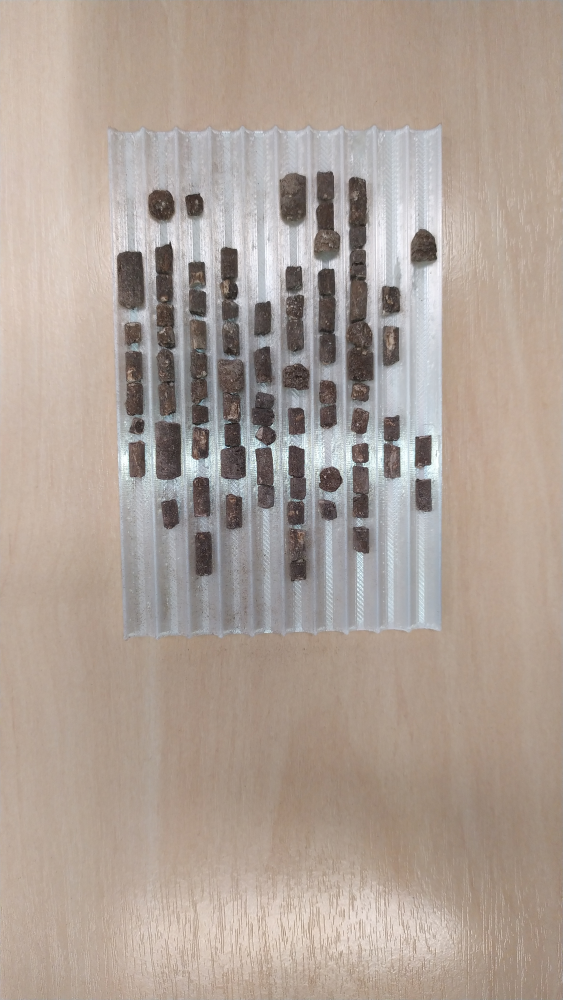
#> input picture peletes/img/2.jpg, 2250 x 4000 px (shown at 1/4 size)
$ python teste_lines.py
#> lines starting #> are read from the running program, lines starting #| are printed output that depends on the picture; after the words box and inside, x2 and y2 are one past the last pixel; in counts of white or black regions, pixels touching at a corner belong together
"""
@file morph_lines_detection.py
@brief Use morphology transformations for extracting horizontal and vertical lines sample code
"""
import numpy as np
import sys
import cv2 as cv
def show_wait_destroy(winname, img):
    cv.imshow(winname, img)
    cv.moveWindow(winname, 500, 0)
    cv.waitKey(0)
    cv.destroyWindow(winname)
def main(argv):
    # [load_image]
    # Check number of arguments
    if len(argv) < 1:
        print ('Not enough parameters')
        print ('Usage:\nmorph_lines_detection.py < path_to_image >')
        return -1
    # Load the image
    src = cv.imread(argv[0], cv.IMREAD_COLOR)
#> src is the input picture: shape (4000, 2250, 3); mean B, G, R 150.4, 160.2, 173.8
    img = src
    src = cv.resize(img, (int(img.shape[1] * 0.2),int(img.shape[0] * 0.2)), interpolation = cv.INTER_AREA)
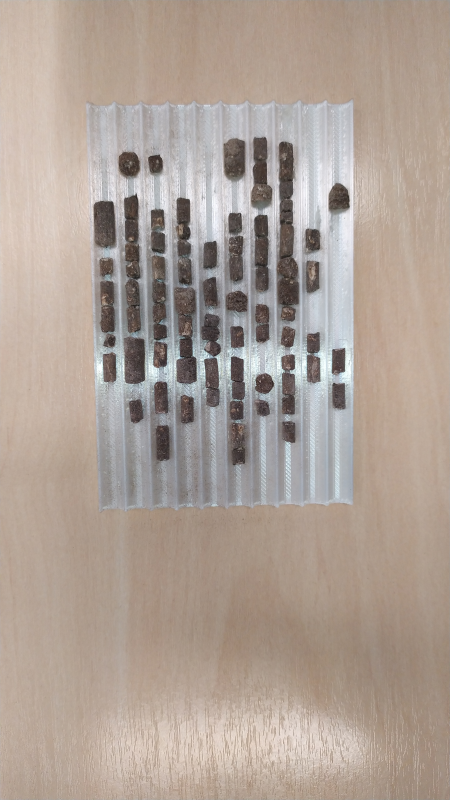
#> src: shape (800, 450, 3); mean B, G, R 150.4, 160.2, 173.8
    # Check if image is loaded fine
    if src is None:
        print ('Error opening image: ' + argv[0])
        return -1
    # Show source image
    cv.imshow("src", src)
    # [load_image]
    # [gray]
    # Transform source image to gray if it is not already
    if len(src.shape) != 2:
        gray = cv.cvtColor(src, cv.COLOR_BGR2GRAY)
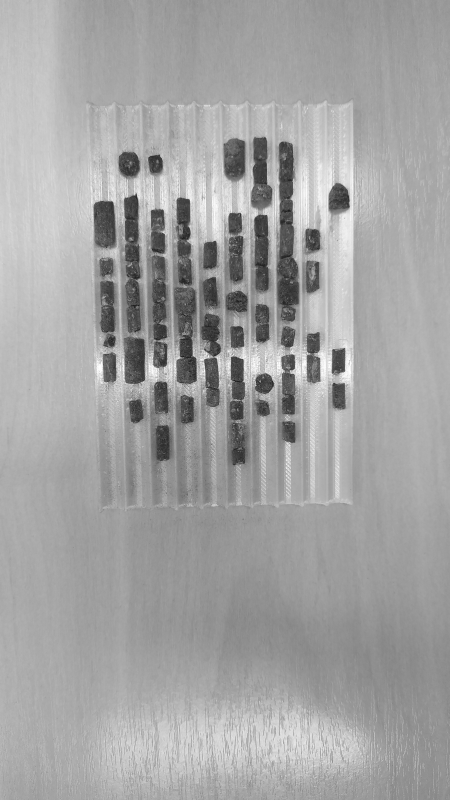
#> gray: shape (800, 450); min 30, max 254, mean 163.1
    else:
        gray = src
    # Show gray image
    show_wait_destroy("gray", gray)
    # [gray]
    # [bin]
    # Apply adaptiveThreshold at the bitwise_not of gray, notice the ~ symbol
    gray = cv.bitwise_not(gray)
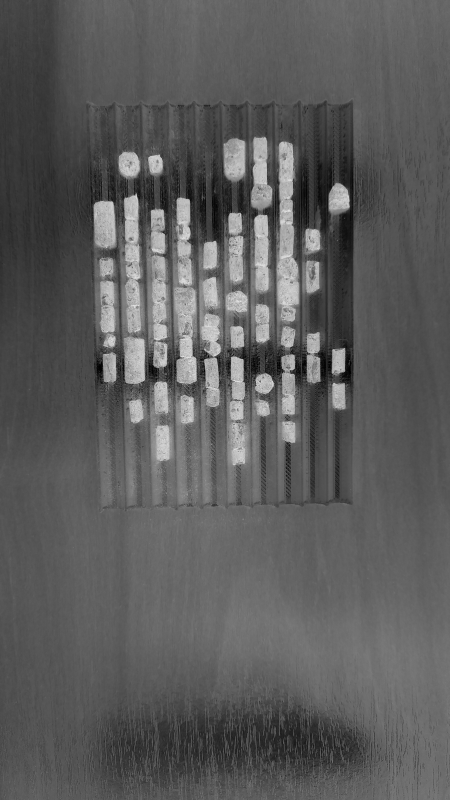
#> gray: shape (800, 450); min 1, max 225, mean 91.9
    bw = cv.adaptiveThreshold(gray, 255, cv.ADAPTIVE_THRESH_MEAN_C, \
                                cv.THRESH_BINARY, 15, -2)
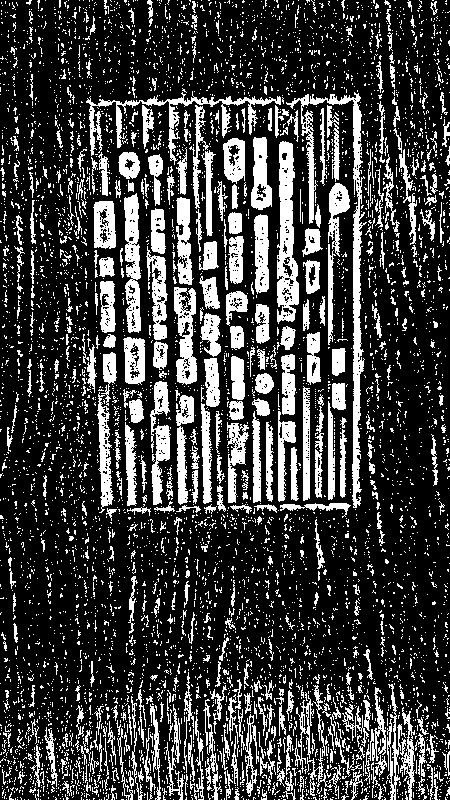
#> bw: shape (800, 450); 24% white; 5871 white regions (5383 under 20 px), largest, box (x1, y1, x2, y2) and area: (286, 92, 367, 508) 3823, (277, 141, 299, 324) 2484, (86, 91, 281, 165) 2106
    # Show binary image
    show_wait_destroy("binary", bw)
    # [bin]
    # [init]
    # Create the images that will use to extract the horizontal and vertical lines
    horizontal = np.copy(bw)
    vertical = np.copy(bw)
    # [init]
    # [horiz]
    # Specify size on horizontal axis
    cols = horizontal.shape[1]
#> cols = 450
    horizontal_size = cols // 30
#> horizontal_size = 15
    # Create structure element for extracting horizontal lines through morphology operations
    horizontalStructure = cv.getStructuringElement(cv.MORPH_RECT, (horizontal_size, 1))
    # Apply morphology operations
    horizontal = cv.erode(horizontal, horizontalStructure)
#> horizontal: shape (800, 450); 0.2% white in thin lines or dots, all inside (x1, y1, x2, y2) = (98, 98, 354, 511)
    horizontal = cv.dilate(horizontal, horizontalStructure)
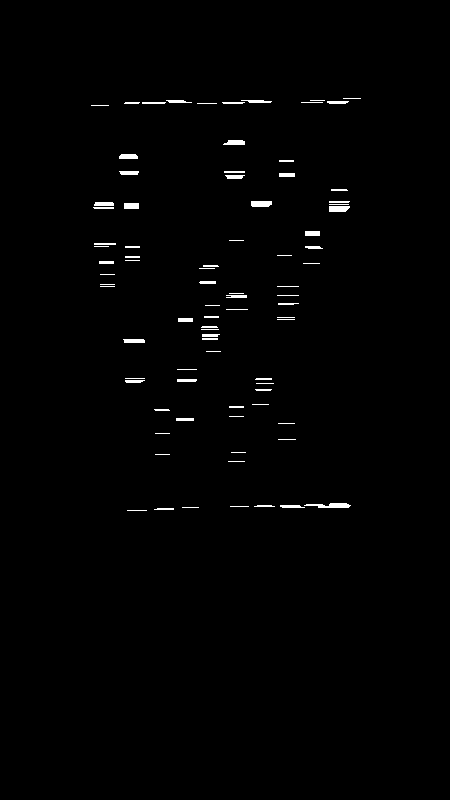
#> horizontal: shape (800, 450); 0.91% white; 85 white regions (29 under 20 px), largest, box (x1, y1, x2, y2) and area: (304, 503, 351, 508) 160, (251, 201, 272, 207) 120, (329, 206, 350, 212) 116
    # Show extracted horizontal lines
    show_wait_destroy("horizontal", horizontal)
    # [horiz]
    # [vert]
    # Specify size on vertical axis
    rows = vertical.shape[0]
#> rows = 800
    verticalsize = rows // 30
#> verticalsize = 26
    # Create structure element for extracting vertical lines through morphology operations
    verticalStructure = cv.getStructuringElement(cv.MORPH_RECT, (1, verticalsize))
#> verticalStructure = 26 values from 1 to 1
    # Apply morphology operations
    vertical = cv.erode(vertical, verticalStructure)
#> vertical: shape (800, 450); 2.4% white; 158 white regions (91 under 20 px), largest, box (x1, y1, x2, y2) and area: (353, 210, 360, 496) 1147, (202, 417, 209, 492) 390, (280, 155, 285, 265) 348
    vertical = cv.dilate(vertical, verticalStructure)
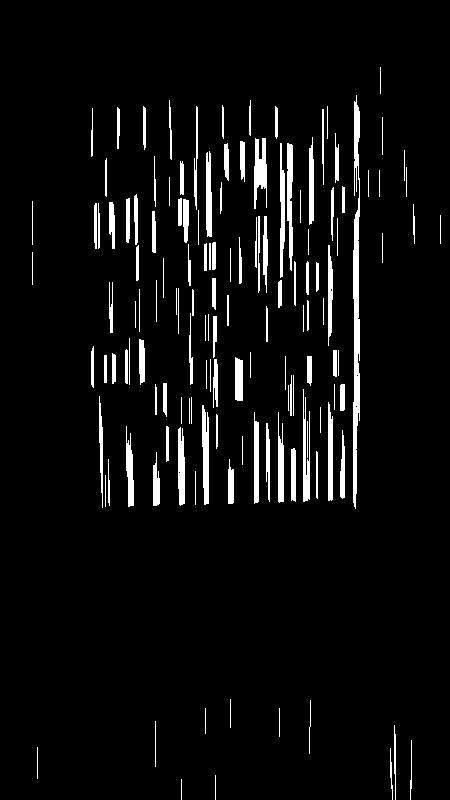
#> vertical: shape (800, 450); 5.3% white; 140 white regions, largest, box (x1, y1, x2, y2) and area: (353, 95, 360, 509) 1966, (254, 138, 267, 209) 599, (287, 143, 293, 271) 582
    # Show extracted vertical lines
    show_wait_destroy("vertical", vertical)
    # [vert]
    # [smooth]
    # Inverse vertical image
    vertical = cv.bitwise_not(vertical)
    show_wait_destroy("vertical_bit", vertical)
    '''
    Extract edges and smooth image according to the logic
    1. extract edges
    2. dilate(edges)
    3. src.copyTo(smooth)
    4. blur smooth img
    5. smooth.copyTo(src, edges)
    '''
    # Step 1
    edges = cv.adaptiveThreshold(vertical, 255, cv.ADAPTIVE_THRESH_MEAN_C, \
                                cv.THRESH_BINARY, 3, -2)
#> edges: shape (800, 450); 4.1% white in thin lines or dots, all inside (x1, y1, x2, y2) = (31, 66, 442, 800)
    show_wait_destroy("edges", edges)
    # Step 2
    kernel = np.ones((2, 2), np.uint8)
    edges = cv.dilate(edges, kernel)
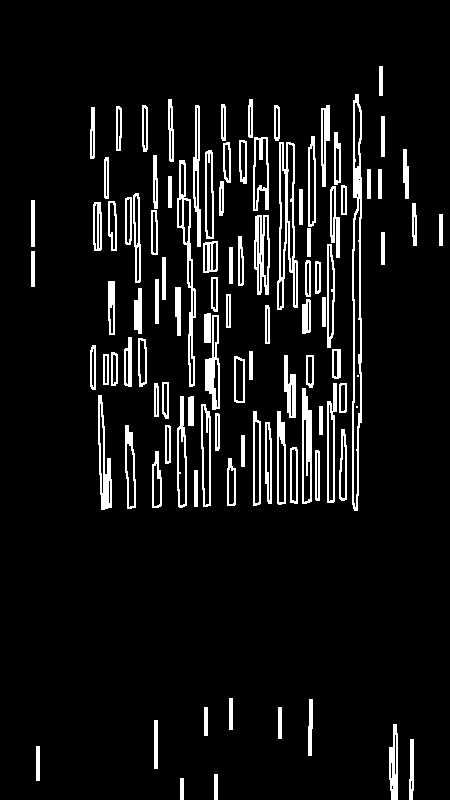
#> edges: shape (800, 450); 8.1% white; 105 white regions (2 under 20 px), largest, box (x1, y1, x2, y2) and area: (352, 94, 362, 511) 1904, (277, 142, 298, 310) 1394, (177, 160, 196, 387) 1061
    show_wait_destroy("dilate", edges)
    # Step 3
    smooth = np.copy(vertical)
    # Step 4
    smooth = cv.blur(smooth, (2, 2))
    # Step 5
    (rows, cols) = np.where(edges != 0)
    vertical[rows, cols] = smooth[rows, cols]
    # Show final result
    show_wait_destroy("smooth - final", vertical)
    # [smooth]
    return 0
if __name__ == "__main__":
    args = []
    args.append("img/2.jpg")
    main(args)

$ run again, with peletes/img/1.jpg copied over peletes/img/2.jpg
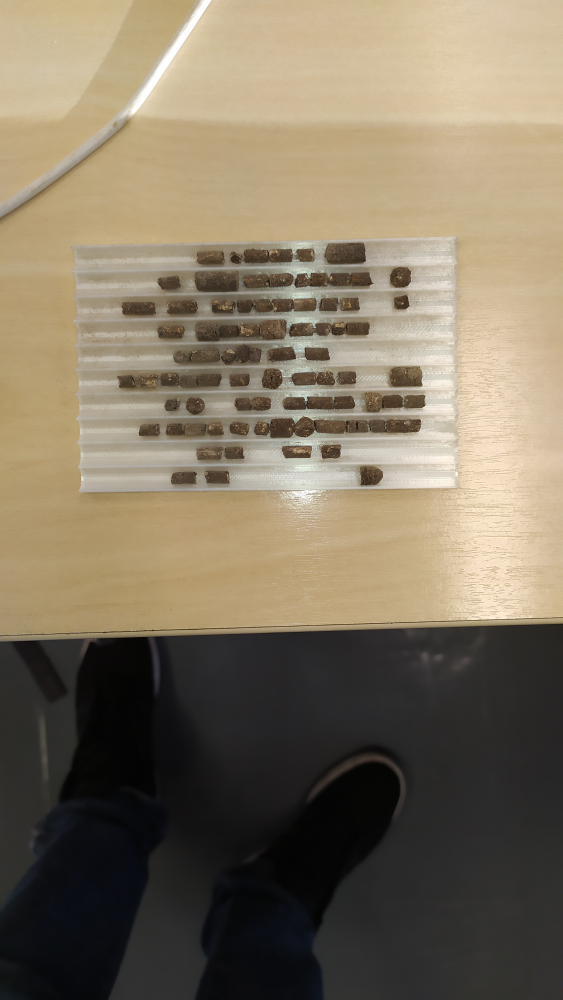
#> input picture peletes/img/1.jpg, 2250 x 4000 px (shown at 1/4 size)
#> in main, src is the input picture: shape (4000, 2250, 3); mean B, G, R 97.4, 117.2, 128.8
#> src: shape (800, 450, 3)
#> in main, `bw = cv.adaptiveThreshold(gray, 255, cv.ADAPTIVE_THRESH_MEAN_C, \ cv.T..`:
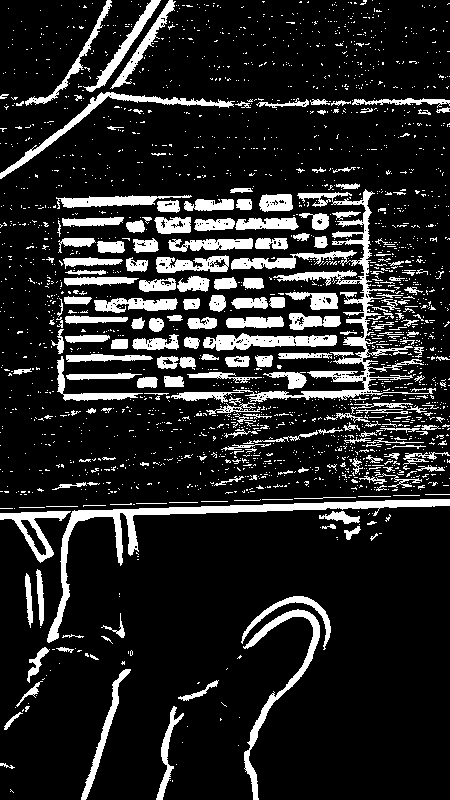
#> bw: shape (800, 450); 15% white; 2170 white regions (1957 under 20 px), largest, box (x1, y1, x2, y2) and area: (171, 189, 436, 403) 6188, (47, 499, 450, 643) 4177, (243, 609, 320, 800) 1809
#> in main, `edges = cv.dilate(edges, kernel)`:
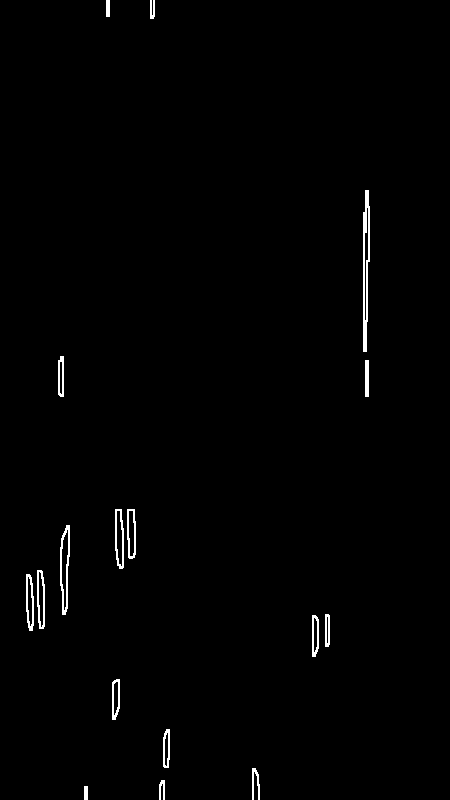
#> edges: shape (800, 450); 0.96% white in thin lines or dots, all inside (x1, y1, x2, y2) = (26, 0, 370, 800)

$ run again, with peletes/img/4.jpg copied over peletes/img/2.jpg
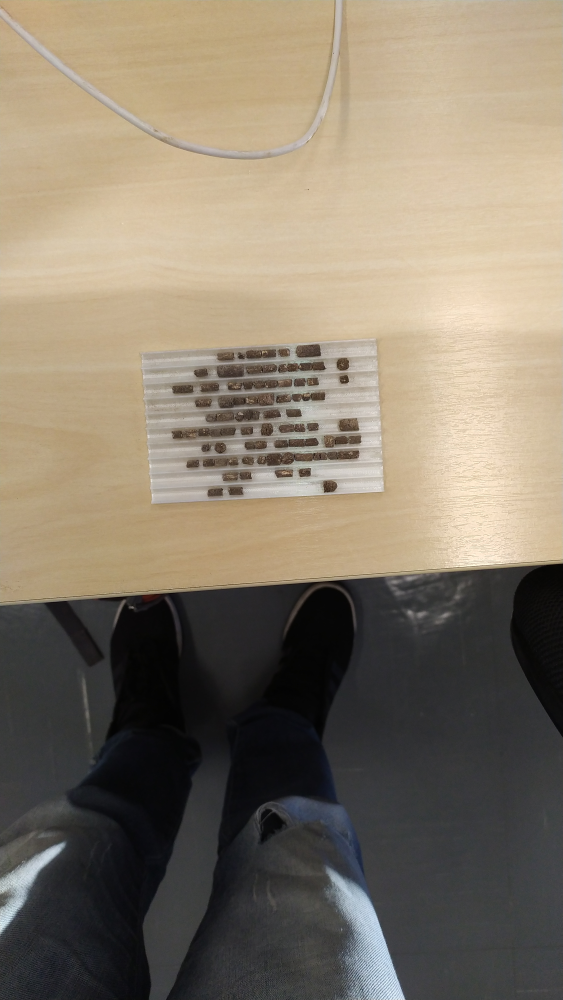
#> input picture peletes/img/4.jpg, 2250 x 4000 px (shown at 1/4 size)
#> in main, src is the input picture: shape (4000, 2250, 3); mean B, G, R 106.7, 123.2, 133.9
#> src: shape (800, 450, 3)
#> in main, `bw = cv.adaptiveThreshold(gray, 255, cv.ADAPTIVE_THRESH_MEAN_C, \ cv.T..`:
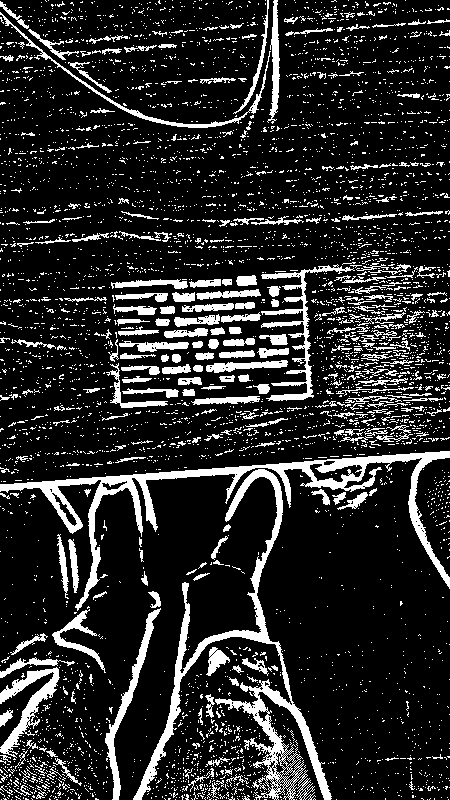
#> bw: shape (800, 450); 15.9% white; 4683 white regions (4391 under 20 px), largest, box (x1, y1, x2, y2) and area: (133, 469, 332, 800) 7577, (0, 451, 450, 611) 7429, (261, 264, 355, 401) 1921
#> in main, `edges = cv.dilate(edges, kernel)`:
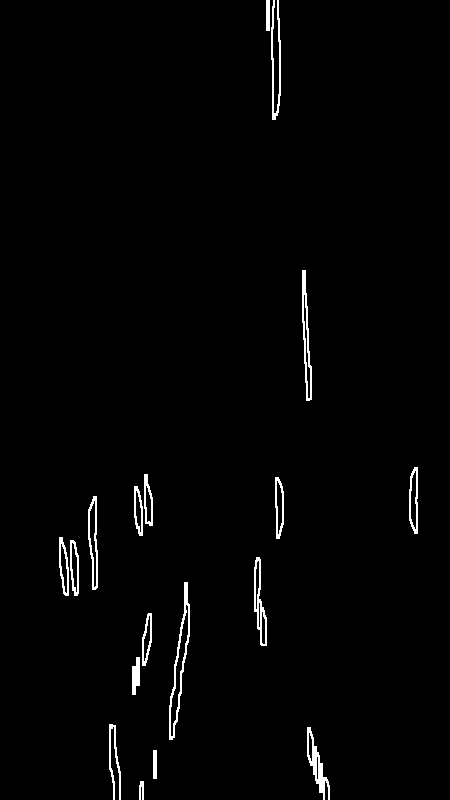
#> edges: shape (800, 450); 1.6% white in thin lines or dots, all inside (x1, y1, x2, y2) = (59, 0, 418, 800)
